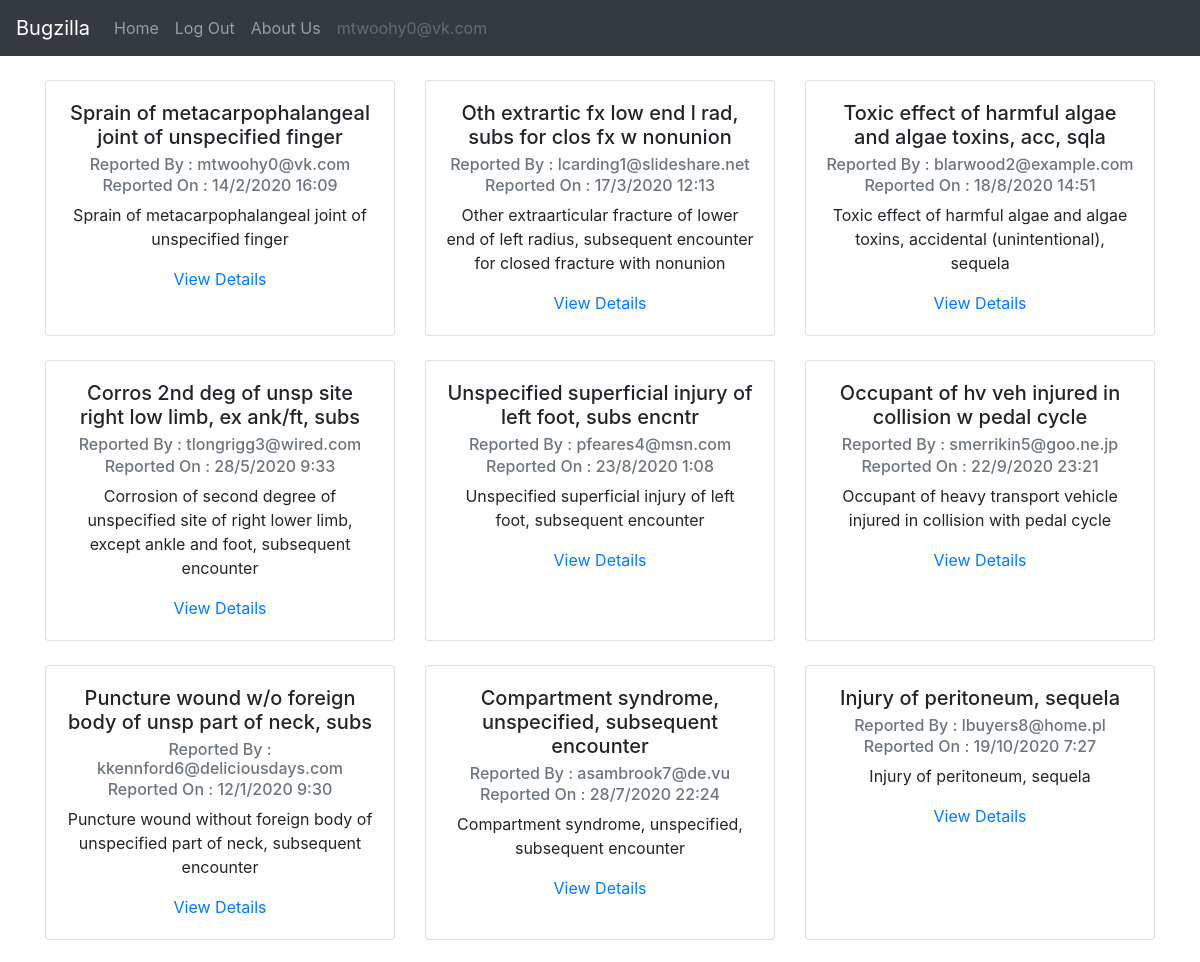
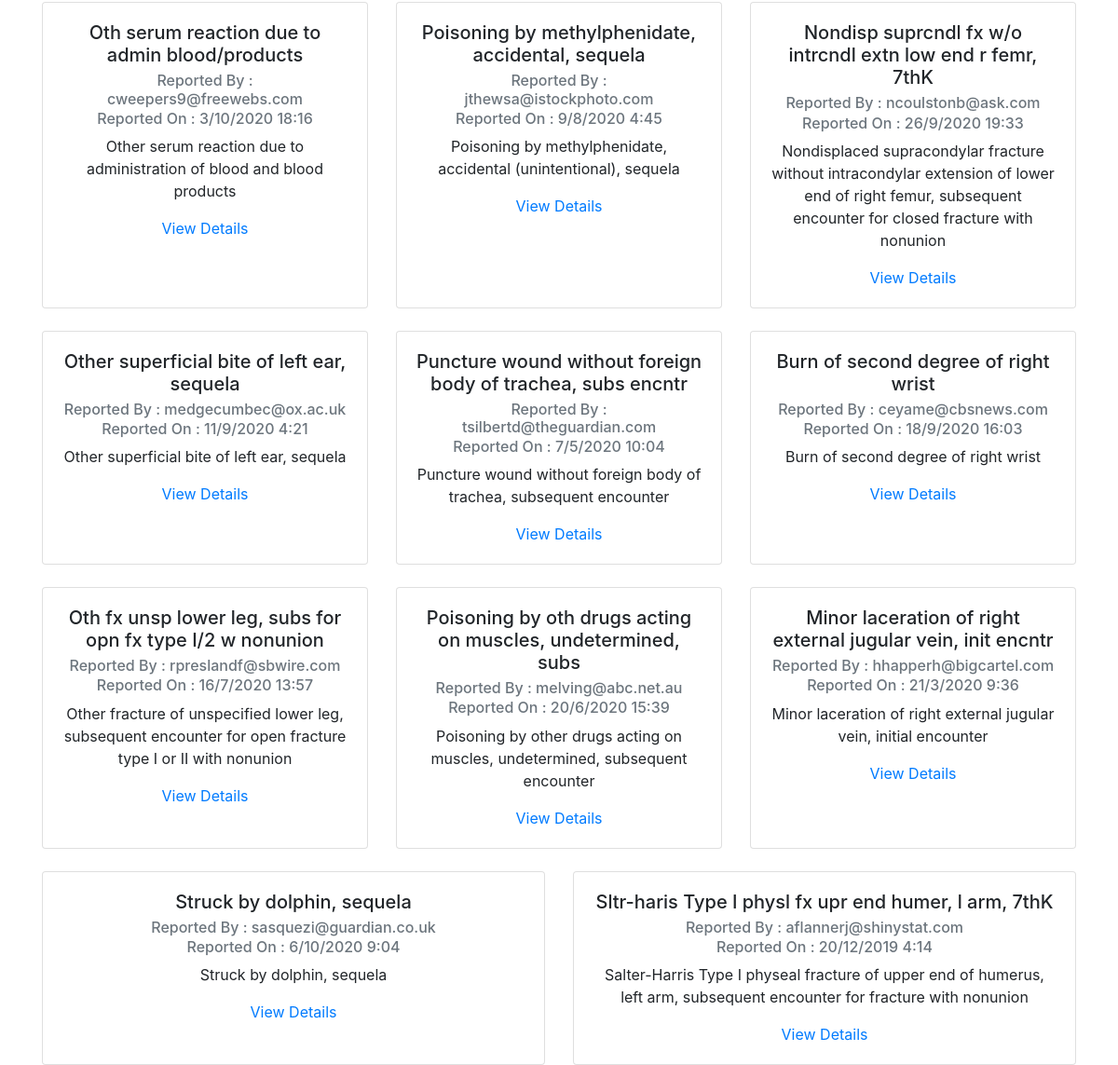
/index (signed in), run on the app's committed database (2 pictures, top to bottom).
### tables this page shows
CREATE TABLE bug (
    id INTEGER PRIMARY KEY AUTOINCREMENT,
	reporter TEXT NOT NULL,
	title TEXT NOT NULL,
	description TEXT NOT NULL,
	created_dt TEXT NOT NULL,
    FOREIGN KEY (reporter) REFERENCES user (email) 
);

### __main__.py (the view)
@app.route("/index")
def index():
    bug = Bug()
    return flask.render_template("content/view_bugs.html", session=session, bug_cards=bug.to_html_cards())

### templates/content/view_bugs.html (shortened to what this page needs)
{% extends 'layout.html' %}
{% block content %}
<br>
<div class="container">
    {{ bug_cards|safe }}
</div>
{% endblock %}

### templates/layout.html (shortened to what this page needs)
<!DOCTYPE html>
<html>
<head>
    <link href="static/css/bootstrap.min.css" rel="stylesheet">
</head>
<body class="text-center">
    <nav class="navbar navbar-expand navbar-dark bg-dark">
        <a class="navbar-brand" href="#">Bugzilla</a>
        <div class="collapse navbar-collapse" id="navbarsExample02">
          <ul class="navbar-nav mr-auto">
            <li class="nav-item">
              <a class="nav-link" href="/">Home</a>
            </li>
            {% if session.user %}
              <li class="nav-item">
                <a class="nav-link" href="/logout">Log Out</a>
              </li>
            {% endif %}
            <li class="nav-item">
              <a class="nav-link" href="/aboutus">About Us</a>
            </li>
            {% if session.user %}
            <li class="nav-item">
              <a class="nav-link disabled" href="#"> {{ session.user }}</a>
            </li>
            {% endif %}
          </ul>
        </div>
    </nav>
    {% block content %}{% endblock %}
</body>
</html>

### data on the page
bug: user "mtwoohy0@vk.com"
bug: description "Sprain of metacarpophalangeal joint of unspecified finger Reported By : mtwoohy0@vk.com Reported On : 14/2/2020 16:09 Sprain of metacarpophalangeal joint of unspecified finger View Details Oth extrartic fx low end l rad, subs for clos fx w nonunion Reported By : lcarding1@slideshare.net Reported On : 17/3/2020 12:13 Other extraarticular fracture of lower end of left radius, subsequent encounter for closed fracture with nonunion View Details Toxic effect of harmful algae and algae toxins, acc, sqla Reported By : blarwood2@example.com Reported On : 18/8/2020 14:51 Toxic effect of harmful algae and algae toxins, accidental (unintentional), sequela View Details Corros 2nd deg of unsp site right…"
